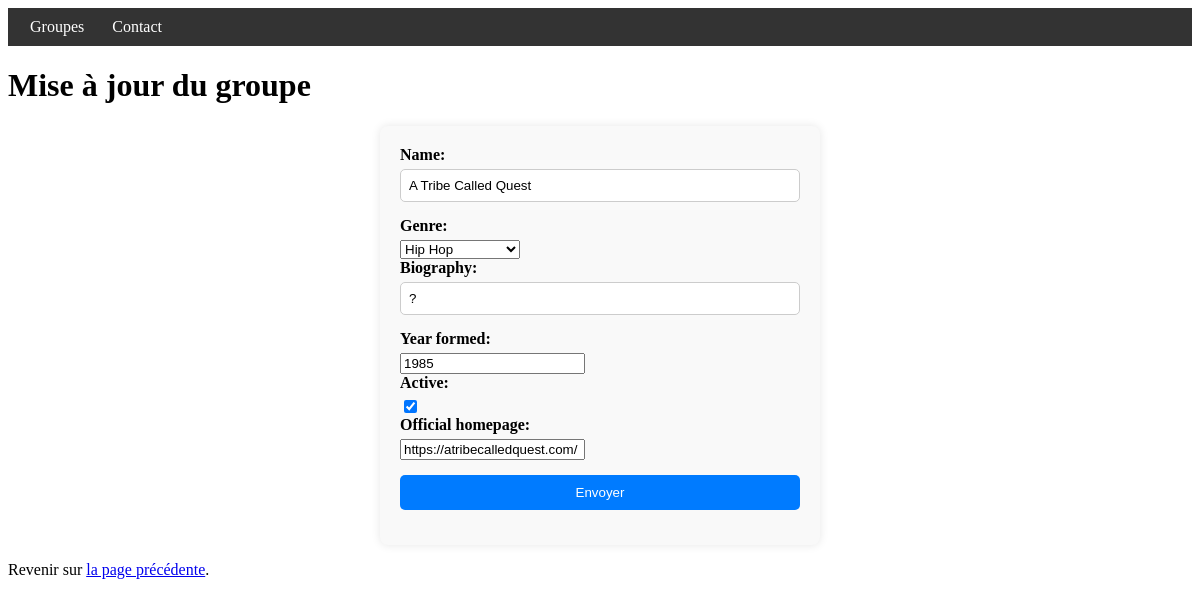
Page /bands/5/update/ on the committed database.
### listings/models.py (models this page shows)
class Band(models.Model):
    name = models.fields.CharField(max_length=100)  # Champ qui stocke des données de type caractère/texte/chaîne
    class Genre(models.TextChoices): # On définit une nouvelle classe à l'intérieur de la classe précédente
        HIP_HOP = 'HH'
        SYNTH_POP = 'SP'
        ALTERNATIVE_ROCK = 'AR'
    genre = models.fields.CharField(choices=Genre.choices, max_length=5)
    biography = models.fields.CharField(max_length=1000, default='')
    year_formed = models.fields.IntegerField(
    validators=[MinValueValidator(1900), MaxValueValidator(2024)]
    )
    active = models.fields.BooleanField(default=True)
    official_homepage = models.fields.URLField(null=True, blank=True)

### listings/views.py (the view)
# urls.py: path('bands/<int:band_id>/update/', views.band_change, name="band_change"),
def band_change(request, band_id):
            band = Band.objects.get(id=band_id)
            form = BandForm(instance=band)  # on pré-remplir le formulaire avec un groupe existant
            return render(request,
                'listings/band_change.html',
                {'form': form,
                 'id': band_id})

### listings/forms.py
class BandForm(forms.ModelForm):
    class Meta:
        model = Band
        fields = '__all__'

### listings/templates/listings/band_change.html (shortened to what this page needs)
{% extends 'listings/base.html' %}
{% block content %}
<h1>Mise à jour du groupe {{ band.name }}</h1>
<form action="" method="post">
  {{ form }}
  <input type="submit" value="Envoyer">
</form>
<p>Revenir sur <a href="{% url 'band_detail' id %}">la page précédente</a>.</p>
{% endblock %}

### listings/static/listings/styles.css (style rules this page uses)
form { max-width: 400px; margin: 0 auto; padding: 20px; background-color: #f9f9f9; border-radius: 8px; box-shadow: 0 0 10px rgba(0, 0, 0, 0.1); }
form label { font-weight: bold; display: block; margin-bottom: 5px; }
form input[type="text"], form input[type="email"], form textarea { width: 100%; padding: 8px; margin-bottom: 15px; border: 1px solid #ccc; border-radius: 5px; }
form input[type="submit"] { width: 100%; margin: 15px 0; padding: 10px; background-color: #007bff; color: #fff; border: none; border-radius: 5px; cursor: pointer; transition: background-color 0.3s; }

### rows in the picture
Band: name "A Tribe Called Quest", genre "Hip Hop", biography "?", year_formed "1985", active "☑", official_homepage "https://atribecalledquest.com/"
